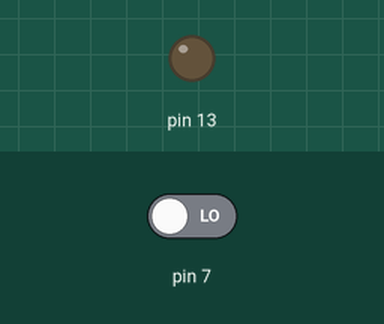
A sketch run on a simulated Arduino Uno, built with avr-gcc and run on an emulated ATmega328P. Shown: output pins drawn as LEDs (lit = HIGH). Dashed ring = blinking. The inputs (shaded band) are chosen by the test bench; at power-on: pin 7 LOW.

Above: at 1.2 s.
1.3 s: pin 7 driven HIGH
At 1.6 s:
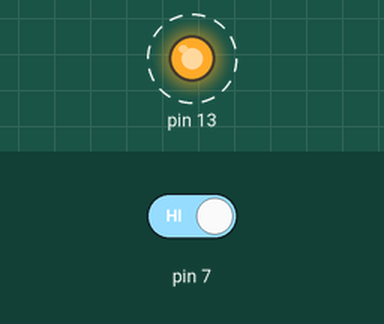
4.3 s: pin 7 driven LOW
At 4.9 s:
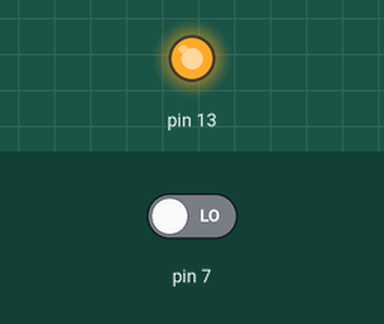
Timing chart, 0 to 7.3 s (numbered marks = the images above; inputs shaded):
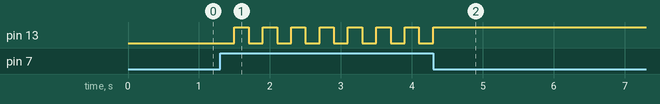

The sketch:

PulsanteConStato.ino
```cpp
/* PULSANTE CON STATO
quei pusanti che premi una volta e poi rimangono accesi
*/

int stato = LOW;

void setup() {
  pinMode(13, OUTPUT);
  pinMode(7, INPUT);
}

void loop() {
  //costruiamo prima un bottone che cambia stato nel oomento in cui viene premuto
  if (digitalRead(7) == HIGH) {
    stato = !stato;
    delay(200);
  }

  if (stato == HIGH) {
    digitalWrite(13, HIGH);
  } else{
    digitalWrite(13, LOW);
  }
}
```

Measured:
- after the input at 1.3 s, pin 13: alternates HIGH for 0.20 s and LOW for 0.20 s, starting after 0.20 s
- after the input at 4.3 s, pin 13: goes on until 4.3 s, then stays HIGH
